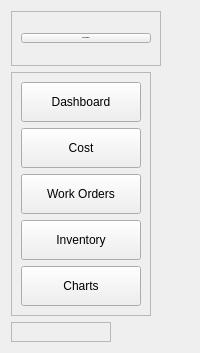
     <widget class="QWidget" name="left_menu_widget" native="true">
      <layout class="QVBoxLayout" name="verticalLayout">
       <item>
        <widget class="QFrame" name="left_frame_title">
         <property name="minimumSize">
          <size>
           <width>150</width>
           <height>55</height>
          </size>
         </property>
         <property name="maximumSize">
          <size>
           <width>150</width>
           <height>55</height>
          </size>
         </property>
         <property name="frameShape">
          <enum>QFrame::StyledPanel</enum>
         </property>
         <property name="frameShadow">
          <enum>QFrame::Raised</enum>
         </property>
         <layout class="QHBoxLayout" name="horizontalLayout_2">
          <item>
           <widget class="QPushButton" name="pushButton_7">
            <property name="font">
             <font>
              <pointsize>-1</pointsize>
              <bold>true</bold>
             </font>
            </property>
            <property name="text">
             <string>MANAGEMENT</string>
            </property>
           </widget>
          </item>
         </layout>
        </widget>
       </item>
       <item alignment="Qt::AlignLeft">
        <widget class="QFrame" name="left_nav_section">
         <property name="frameShape">
          <enum>QFrame::StyledPanel</enum>
         </property>
         <property name="frameShadow">
          <enum>QFrame::Raised</enum>
         </property>
         <layout class="QVBoxLayout" name="verticalLayout_2">
          <item alignment="Qt::AlignLeft">
           <widget class="QPushButton" name="dashboard_pushButton">
            <property name="minimumSize">
             <size>
              <width>120</width>
              <height>40</height>
             </size>
            </property>
            <property name="maximumSize">
             <size>
              <width>120</width>
              <height>40</height>
             </size>
            </property>
            <property name="text">
             <string>Dashboard</string>
            </property>
           </widget>
          </item>
          <item alignment="Qt::AlignLeft">
           <widget class="QPushButton" name="cost_pushButton">
            <property name="minimumSize">
             <size>
              <width>120</width>
              <height>40</height>
             </size>
            </property>
            <property name="maximumSize">
             <size>
              <width>120</width>
              <height>40</height>
             </size>
            </property>
            <property name="text">
             <string>Cost</string>
            </property>
           </widget>
          </item>
          <item alignment="Qt::AlignLeft">
           <widget class="QPushButton" name="work_orders_pushButton">
            <property name="minimumSize">
             <size>
              <width>120</width>
              <height>40</height>
             </size>
            </property>
            <property name="maximumSize">
             <size>
              <width>120</width>
              <height>40</height>
             </size>
            </property>
            <property name="text">
             <string>Work Orders</string>
            </property>
           </widget>
          </item>
          <item alignment="Qt::AlignLeft">
           <widget class="QPushButton" name="inventory_pushButton">
            <property name="minimumSize">
             <size>
              <width>120</width>
              <height>40</height>
             </size>
            </property>
            <property name="maximumSize">
             <size>
              <width>120</width>
              <height>40</height>
             </size>
            </property>
            <property name="text">
             <string>Inventory</string>
            </property>
           </widget>
          </item>
          <item alignment="Qt::AlignLeft">
           <widget class="QPushButton" name="charts_pushButton">
            <property name="minimumSize">
             <size>
              <width>120</width>
              <height>40</height>
             </size>
            </property>
            <property name="maximumSize">
             <size>
              <width>120</width>
              <height>40</height>
             </size>
            </property>
            <property name="text">
             <string>Charts</string>
            </property>
           </widget>
          </item>
         </layout>
        </widget>
       </item>
       <item alignment="Qt::AlignLeft">
        <widget class="QFrame" name="buffer_frame">
         <property name="minimumSize">
          <size>
           <width>100</width>
           <height>0</height>
          </size>
         </property>
         <property name="frameShape">
          <enum>QFrame::StyledPanel</enum>
         </property>
         <property name="frameShadow">
          <enum>QFrame::Raised</enum>
         </property>
         <layout class="QGridLayout" name="gridLayout_6"/>
        </widget>
       </item>
      </layout>
     </widget>
